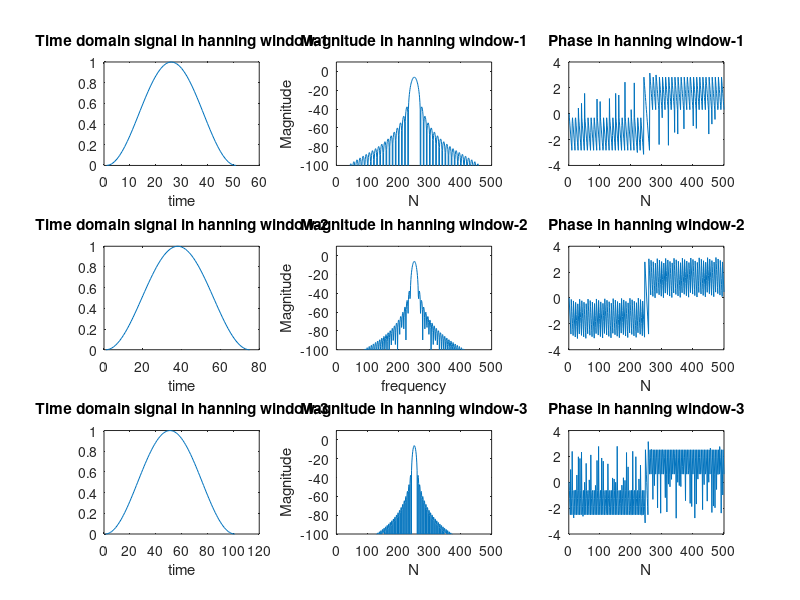

This figure's MATLAB source:
x_1 = hanning(51);
x_2 = hanning(75);
x_3 = hanning(101);

X_1 =  fft(x_1,500);
X_2 =  fft(x_2,500);
X_3 =  fft(x_3,500);

Xs_1 =  fftshift(X_1);
Xs_2 =  fftshift(X_2);
Xs_3 =  fftshift(X_3);
phase_1 = angle(Xs_1);
phase_2 = angle(Xs_2);
phase_3 = angle(Xs_3);

figure; 
subplot(3,3,1);
plot(x_1);
xlabel("time");
title("Time domain signal in hanning window-1");

subplot(3,3,2);
X1_deb = 20*log10(abs(Xs_1/51));
plot(X1_deb);
ylim([-100,10])
xlabel("N");
ylabel("Magnitude");
title("Magnitude in hanning window-1");


subplot(3,3,3);
plot(phase_1);
xlabel("N");
title("Phase in hanning window-1");

subplot(3,3,4);
plot(x_2);
xlabel("time");
title("Time domain signal in hanning window-2");

subplot(3,3,5);
X2_deb = 20*log10(abs(Xs_2/75));
plot(X2_deb);
ylim([-100,10])
xlabel("frequency");
ylabel("Magnitude");
title("Magnitude in hanning window-2");


subplot(3,3,6);
plot(phase_2);
xlabel("N");
title("Phase in hanning window-2");

subplot(3,3,7);
plot(x_3);
xlabel("time");
title("Time domain signal in hanning window-3");

subplot(3,3,8);
X3_deb = 20*log10(abs(Xs_3/101));
plot(X3_deb);
ylim([-100,10])
xlabel("N");
ylabel("Magnitude");
title("Magnitude in hanning window-3");

subplot(3,3,9);
plot(phase_3);
xlabel("N");
title("Phase in hanning window-3");